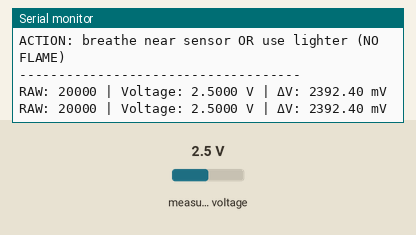
The sketch below on a simulated ESP32. Parts: the last lines printed to the serial monitor. The test bench sets the inputs (shaded band); at power-on: measured voltage 2.5 V.

Above: at 2.2 s.
2.3 s: measured voltage set to 0.1 V
At 3.6 s:
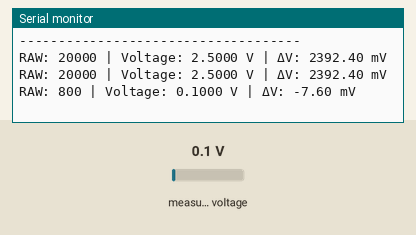
3.8 s: measured voltage set to 1.2 V
At 4.9 s:
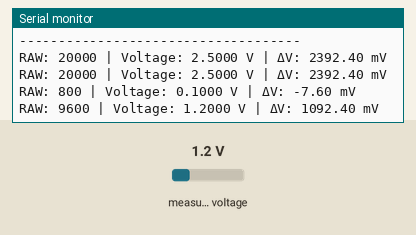
Timing chart, 0 to 6.8 s (numbered marks = the images above; inputs shaded):
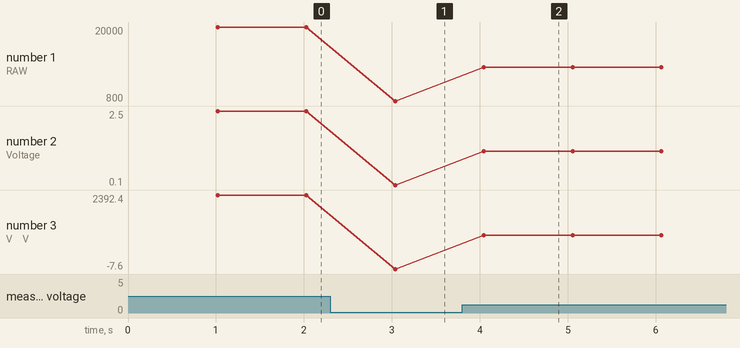

Measured:
- after the input at 2.3 s, the serial monitor: prints a new line after 0.74 s (image 1)
- after the input at 3.8 s, the serial monitor: prints a new line after 0.25 s (image 2)
- plotted number 1: 20000 → 800 after the input at 2.3 s, 800 → 9600 after the input at 3.8 s
- plotted number 2: 2.5 → 0.1 after the input at 2.3 s, 0.1 → 1.2 after the input at 3.8 s
- plotted number 3: 2392.4 → -7.6 after the input at 2.3 s, -7.6 → 1092.4 after the input at 3.8 s

The sketch:

co_with_ads115.ino
```cpp
#include <Wire.h>
#include <Adafruit_ADS1X15.h>

#define SDA_PIN 21
#define SCL_PIN 22

Adafruit_ADS1115 ads;

// ===== CONFIG =====
const float ADS_LSB = 0.125 / 1000.0;   // V per LSB
const float CO_BASELINE_V0 = 0.1076;    // your saved baseline

void setup() {
  Serial.begin(115200);
  delay(1000);

  Wire.begin(SDA_PIN, SCL_PIN);

  if (!ads.begin(0x48)) {
    Serial.println("❌ ADS1115 NOT FOUND");
    while (1);
  }

  ads.setGain(GAIN_ONE);

  Serial.println("====================================");
  Serial.println(" CO SENSOR + ADS1115 DIAGNOSTIC MODE ");
  Serial.println("====================================");
  Serial.println("ACTION: breathe near sensor OR use lighter (NO FLAME)");
  Serial.println("------------------------------------");
}

void loop() {
  int16_t raw = ads.readADC_SingleEnded(0);
  float voltage = raw * ADS_LSB;
  float deltaV = voltage - CO_BASELINE_V0;

  Serial.print("RAW: ");
  Serial.print(raw);

  Serial.print(" | Voltage: ");
  Serial.print(voltage, 4);
  Serial.print(" V");

  Serial.print(" | ΔV: ");
  Serial.print(deltaV * 1000.0, 2);
  Serial.println(" mV");

  delay(1000);
}
```
